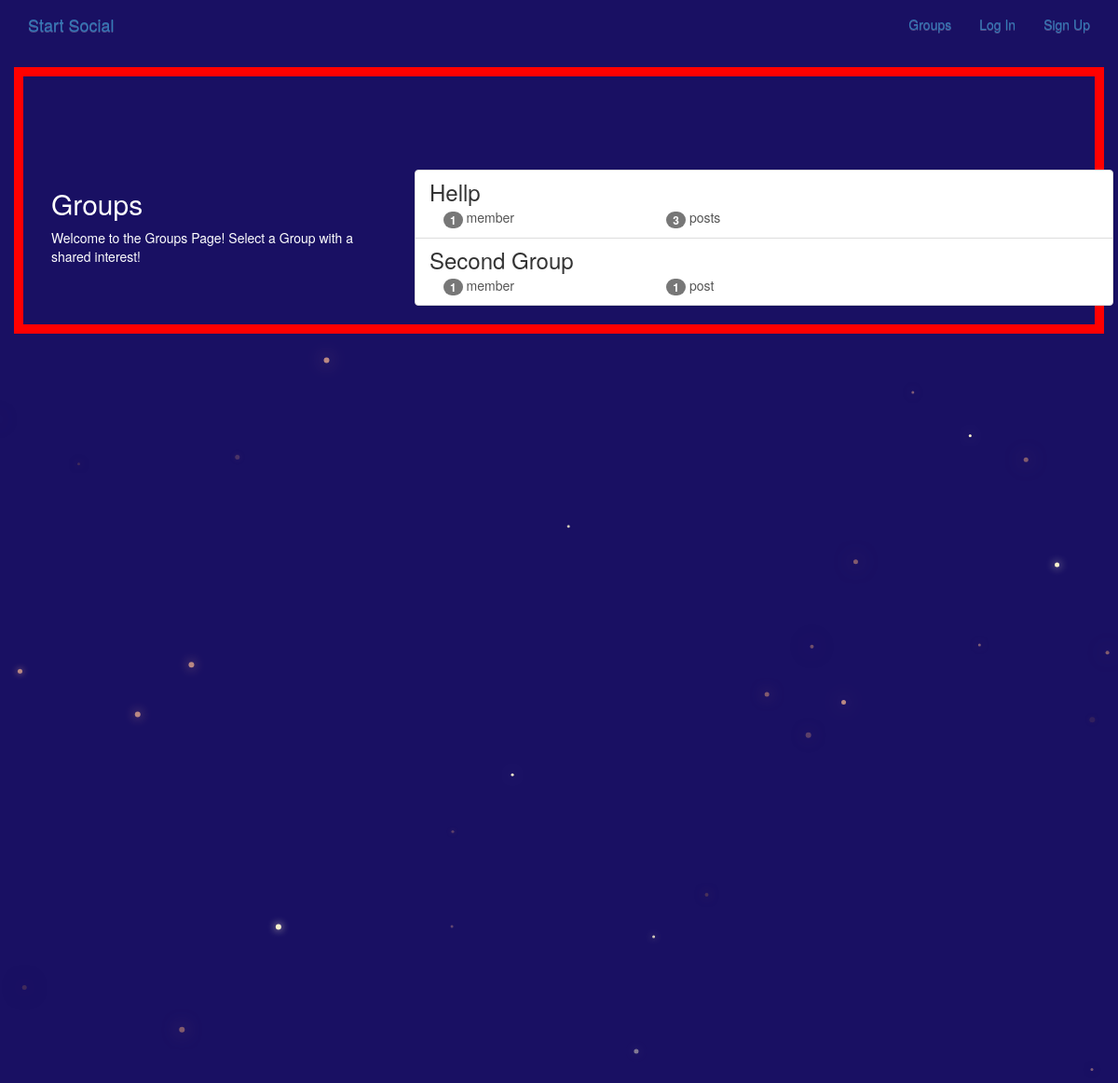
The app's page /groups/ with its own data.
### groups/models.py (models this page shows, shortened)
class Group(models.Model):
    name=models.CharField(max_length=255,unique=True)
    slug=models.SlugField(allow_unicode=True,unique=True)
    description=models.TextField(blank=True, default='')
    description_htnl=models.TextField(editable=False,default='',blank=True)
    members=models.ManyToManyField(User,through='GroupMember')
    class Meta:
        ordering=['name']

### groups/views.py (the view)
class ListGroups(ListView):
    model = Group

### groups/templates/groups/group_list.html (shortened to what this page needs)
 {% extends 'groups/group_base.html' %}
 {% block pregroup %}
<div class="col-md-4">
	<div class="content">
			<h2>Groups</h2>
			<p>Welcome to the Groups Page! Select a Group with a shared interest!</p>
	</div>
</div>
{% endblock %}
{% block  group_content %}
    <div class="col-md-8">
        <div class="list-group">
            {% for group in object_list %}
                <a class="list-group-item" href="{% url 'groups:single' slug=group.slug %}">
                <h3 class="title list-group-item-heading">{{ group.name }}</h3>
                <div class="list-group-item-text container-fluid">
                    <div class="row">
                        <div class="col-md-4">
                            <span class="badge"> {{ group.members.count }}</span>
                            member{{ group.members.count|pluralize }}
                        </div>
                        <div class="col-md-4">
                            <span class="badge"> {{ group.posts.count }}</span>
                            post{{ group.posts.count|pluralize }}
                        </div>
                    </div>
                </div>
                </a>
            {% endfor %}
        </div>
    </div>
{% endblock %}

### static/simplesocial/css/master.css (style rules this page uses)
body { margin: 0; overflow: hidden; background-color: black; color:white; }

### static/css/master.css (style rules this page uses)
html, body { height: 100%; width: 100%; overflow: hidden; background: #191063; margin: 0; }

### records on screen
Group: name "Hellp", members.count "1", posts.count "3"
Group: name "Second Group", members.count "1", posts.count "1"
